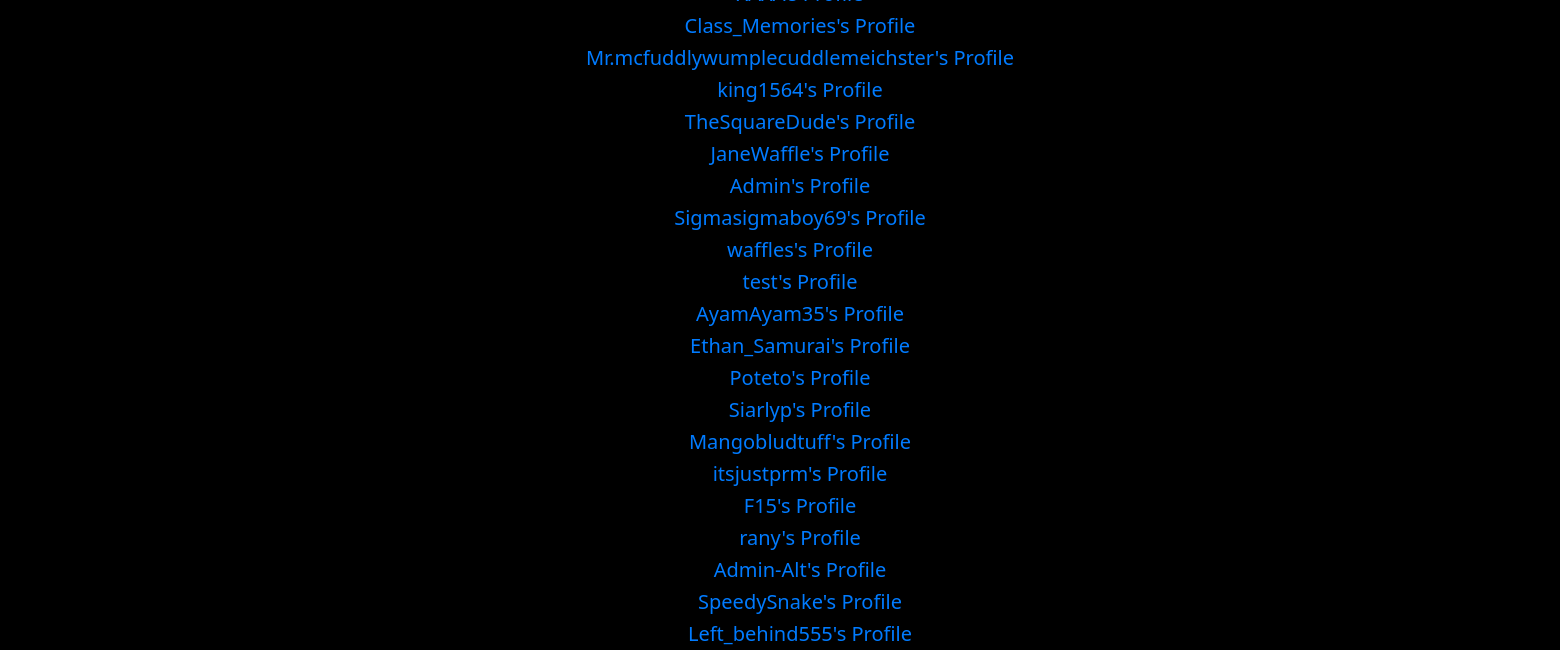
Page /users/0 (signed in, lower part) on the earlier database version.
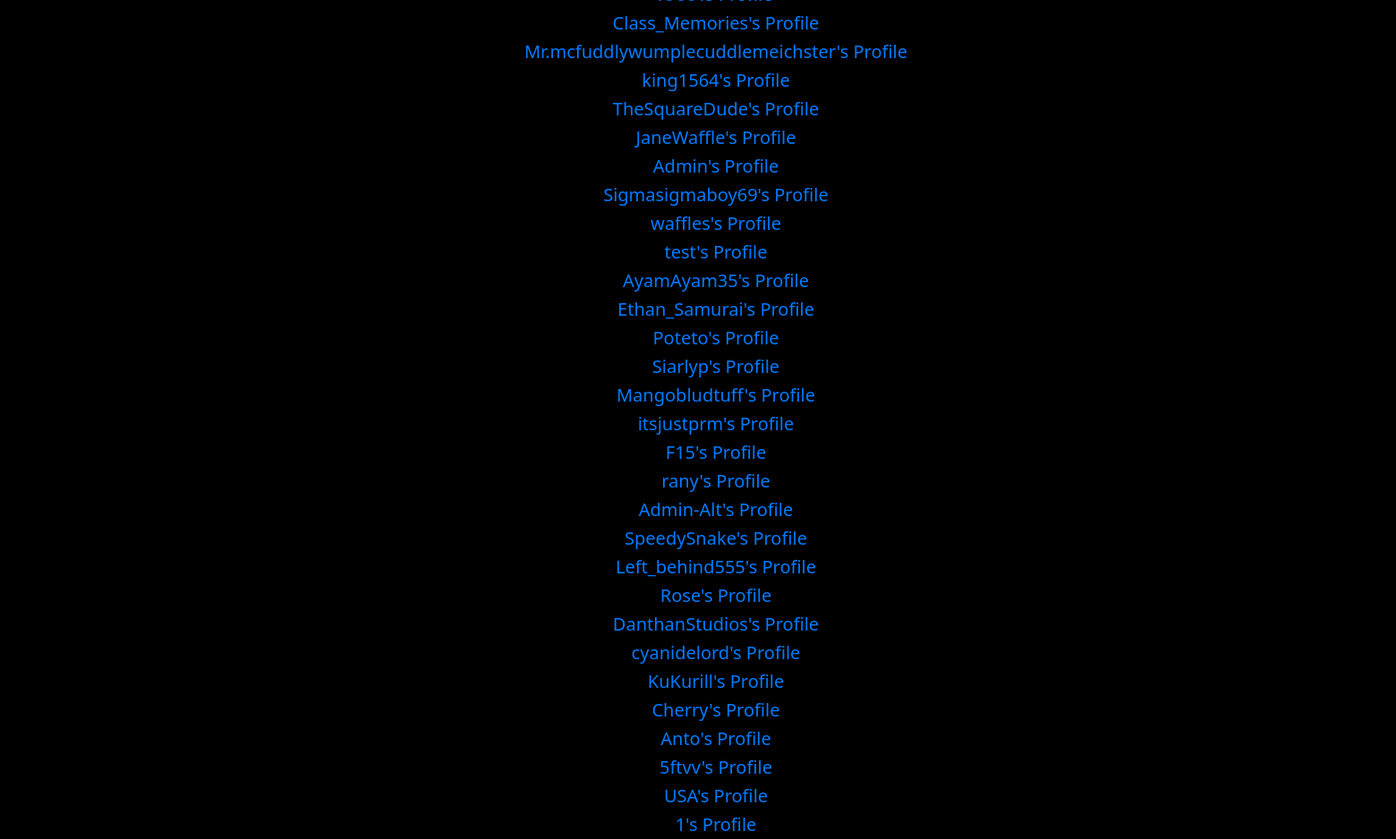
Same page on the later database version.
### AWSDefcon1App/models.py (models this page shows)
class User(AbstractUser):
    id = models.BigAutoField(primary_key=True)
    wins = models.IntegerField(default=0)
    donations = models.IntegerField(default=0)
    achievements = models.IntegerField(default=0)
    bio = models.CharField(max_length=500, null=True, blank=True)
    is_temporary = models.BooleanField(default=False)
    pass

### AWSDefcon1App/views.py (the view)
# urls.py: path('users/<int:game_id>', views.user_list, name='user_list'),
@login_required(login_url='login')
def user_list(request, game_id):
    if request.user.is_anonymous or request.user.is_temporary:
        return HttpResponseRedirect(reverse('welcome'))
    if game_id == 0:
        users = User.objects.filter(is_temporary = False).exclude(id=request.user.id).distinct()
        return render(request, 'AWSDefcon1App/user_list.html', {'users': users, 'game_id': game_id})
    else:
        game = get_object_or_404(Games, id=game_id)
        users = User.objects.filter(nations__game=game, is_temporary = False).exclude(id=request.user.id).distinct()
        return render(request, 'AWSDefcon1App/user_list.html', {'users': users, 'game_id': game_id})

### AWSDefcon1App/context_processors.py (called while the page is built)
def unread_messages(request):
    if request.user.is_authenticated:
        unread_game_messages_count = Message.objects.filter(receiver=request.user, read=False).count()
        unread_dms_count = DM.objects.filter(receiver=request.user, read=False).count()
        total_unread = unread_game_messages_count + unread_dms_count
    else:
        total_unread = 0
    return {
        'unread_messages_count': total_unread,
        'has_unread_messages': total_unread > 0,
    }

### AWSDefcon1App/templates/AWSDefcon1App/user_list.html (shortened to what this page needs)
{% extends "AWSDefcon1App/layout.html" %}
{% block body %}
<table style="margin: 0 auto; width: 50%; text-align: center;">
    <tbody id="userTableBody">
        {% for user in users %}
            {%if user.username != 'loser' and  user.username != 'empty' and user.username != 'closed'%}
            <tr>
                <td><a style = "font-size: 20px;" href="{% url 'profile' user_id=user.id %}">{{ user.username }}'s Profile</a></td>
            </tr>
                {% endif %}
        {% endfor %}
    </tbody>
</table>
{% endblock %}

### AWSDefcon1App/templates/AWSDefcon1App/layout.html (shortened to what this page needs)
{% load static %}
<!DOCTYPE html>
<html lang="en">
<head class = "wrapper">
    <link rel="stylesheet" href="https://stackpath.bootstrapcdn.com/bootstrap/4.4.1/css/bootstrap.min.css">
    <link rel="stylesheet" href="/static/AWSDefcon1App/style.css">
</head>
<body class = "wrapper">
    <main class = "wrapper">
      <br>
        {% block body %}
        {% endblock %}
    </main>
</head>
<body>
</head>
<body>
</html>

### AWSDefcon1App/static/AWSDefcon1App/style.css (style rules this page uses)
@media (min-width: 430px) and (max-width: 1600px) { .wrapper { width: 1600px; margin: 0 auto; } }
body { transform-origin: top center; padding: 10px; background-color: black; color: white; }
html, body { margin: 0; padding: 0; height: 100%; width: 100%; }
body { background-color: #000000; color: #e0e0e0; font-family: 'Segoe UI', 'Roboto', sans-serif; margin: 0; padding: 0; }

Differences in the rows shown:
added User: username "Rose"
added User: username "DanthanStudios"
added User: username "cyanidelord"
added User: username "KuKurill"
added User: username "Cherry"
added User: username "Anto"
added User: username "5ftvv"
added User: username "USA"
added User: username "1"
